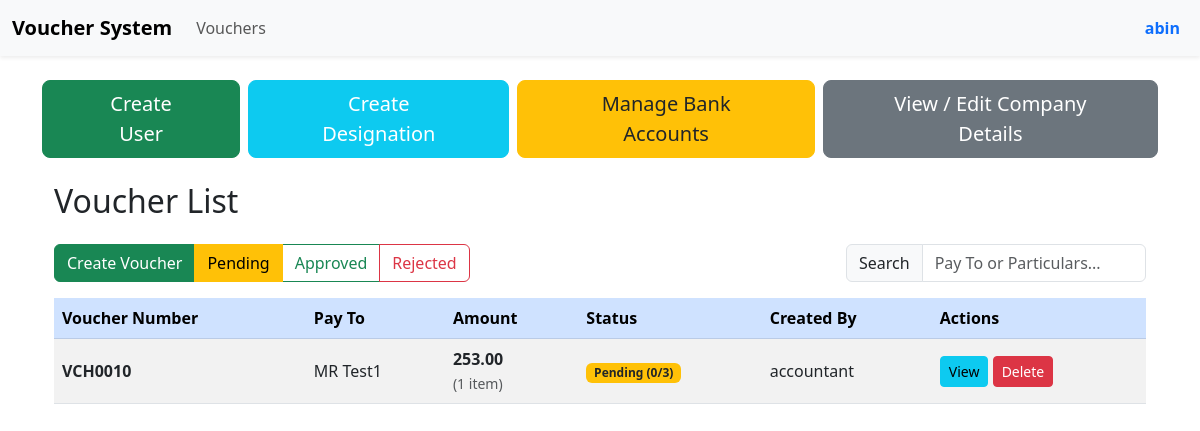
The app's page /vouchers/ (signed in), older data.
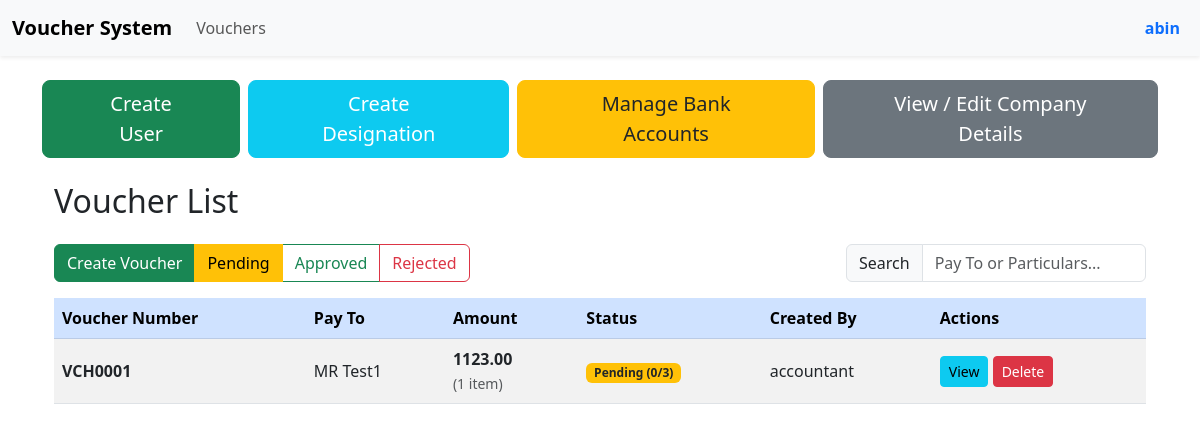
The same page, newer data.
### vouchers/models.py (models this page shows, shortened)
class Voucher(models.Model):
    PAYMENT_TYPES = (
        ('CASH', 'Cash'),
        ('CHEQUE', 'Cheque'),
        ('PETTY_CASH', 'Petty Cash'),
    )
    voucher_number = models.CharField(max_length=20, unique=True, blank=True)
    voucher_date = models.DateField()
    payment_type = models.CharField(max_length=20, choices=PAYMENT_TYPES)
    name_title = models.CharField(max_length=5, choices=[('MR', 'Mr.'), ('MRS', 'Mrs.'), ('MS', 'Ms.')])
    pay_to = models.CharField(max_length=200)
    attachment = models.FileField(upload_to='vouchers/attachments/', null=True, blank=True)
    cheque_number = models.CharField(
        max_length=20,
        blank=True,
        null=True,
        help_text="Required only for Cheque payments"
    )
    cheque_attachment = models.FileField(
        upload_to='vouchers/cheques/',
        null=True,
        blank=True,
        help_text="Required only for Cheque payments"
    )
    cheque_date = models.DateField(
        null=True,
        blank=True,
        help_text="Date on the cheque - required for Cheque payments"
    )
    account_details = models.ForeignKey(
        'AccountDetail',
        on_delete=models.SET_NULL,
        null=True,
        blank=True,
        help_text="Bank account for Cheque payments"
     )
    created_by = models.ForeignKey(User, on_delete=models.CASCADE, related_name='vouchers')
    created_at = models.DateTimeField(auto_now_add=True)
    status = models.CharField(
        max_length=10,
        choices=[('PENDING', 'Pending'), ('APPROVED', 'Approved'), ('REJECTED', 'Rejected')],
        default='PENDING'
    )
    required_approvers_snapshot = models.JSONField(
        default=list,
        blank=True,
        help_text="List of usernames required at voucher creation time"
    )
    def _get_current_required_approvers(self):
        levels = ApprovalLevel.objects.filter(is_active=True).select_related('designation').order_by('order')
        usernames = []
        for level in levels:
            users = UserProfile.objects.filter(
                designation=level.designation,
                user__groups__name='Admin Staff'
            ).values_list('user__username', flat=True).distinct()
            usernames.extend(users)
        return usernames
    @property
    def required_approvers(self):
        if self.status in ['APPROVED', 'REJECTED']:
            return self.required_approvers_snapshot or []
        else:
            return self._get_current_required_approvers()

class Particular(models.Model):
    voucher = models.ForeignKey(Voucher, on_delete=models.CASCADE, related_name='particulars')
    description = models.CharField(max_length=300)
    amount = models.DecimalField(max_digits=12, decimal_places=2)
    attachment = models.FileField(
        upload_to='vouchers/particulars/',
        help_text="Attach receipt/invoice for this item - REQUIRED"
    )

class ApprovalLevel(models.Model):
    designation = models.OneToOneField(Designation, on_delete=models.CASCADE)
    order = models.PositiveIntegerField(unique=True, help_text="Lower number = earlier in approval chain")
    is_active = models.BooleanField(default=True, help_text="Only active levels require approval")
    updated_by = models.ForeignKey(User, on_delete=models.CASCADE)
    updated_at = models.DateTimeField(auto_now=True)
    class Meta:
        ordering = ['order']
        verbose_name = "Approval Level"
        verbose_name_plural = "Approval Levels"

class Designation(models.Model):
    name = models.CharField(max_length=100, unique=True)
    created_by = models.ForeignKey(User, on_delete=models.SET_NULL, null=True, related_name='designations')
    created_at = models.DateTimeField(auto_now_add=True)

### vouchers/views.py (the view)
# urls.py: path('vouchers/', VoucherListView.as_view(), name='voucher_list'),
class VoucherListView(LoginRequiredMixin, ListView):
    model = Voucher
    template_name = 'vouchers/voucher_list.html'
    context_object_name = 'vouchers'
    paginate_by = 10
    def get_queryset(self):
        qs = super().get_queryset().select_related('created_by')
        qs = qs.prefetch_related('particulars', 'approvals', 'approvals__approver')
        return qs.annotate(
            approved_count=Count(Case(When(approvals__status='APPROVED', then=1)), output_field=IntegerField()),
            rejected_count=Count(Case(When(approvals__status='REJECTED', then=1)), output_field=IntegerField())
        )
    def get_context_data(self, **kwargs):
        context = super().get_context_data(**kwargs)
        user = self.request.user
        context['can_create_voucher'] = user.is_authenticated
        context['is_admin_staff'] = user.is_authenticated and (user.groups.filter(name='Admin Staff').exists() or user.is_superuser)
        context['designations'] = Designation.objects.all()
        for voucher in context['vouchers']:
            try:
                voucher.user_approval = voucher.approvals.get(approver=user)
            except VoucherApproval.DoesNotExist:
                voucher.user_approval = None
            required_snapshot = voucher.required_approvers_snapshot or []
            approved_usernames = set(
                voucher.approvals.filter(status='APPROVED')
                .values_list('approver__username', flat=True)
            )
            if voucher.status == 'PENDING':
                required = set(voucher.required_approvers)
                voucher.pending_approvers = [
                    {'name': name, 'has_approved': name in approved_usernames}
                    for name in required
                ]
            else:
                voucher.pending_approvers = [
                    {'name': name, 'has_approved': True}
                    for name in required_snapshot
                    if name in approved_usernames
                ]
            if voucher.status == 'PENDING':
                levels = ApprovalLevel.objects.filter(is_active=True) \
                    .select_related('designation').order_by('order')
                level_data = []
                for level in levels:
                    level_users = UserProfile.objects.filter(
                        designation=level.designation,
                        user__groups__name='Admin Staff'
                    ).values_list('user__username', flat=True)
                    all_approved = all(u in approved_usernames for u in level_users)
                    some_approved = any(u in approved_usernames for u in level_users)
                    level_data.append({
                        'designation': level.designation,
                        'all_approved': all_approved,
                        'some_approved': some_approved,
                        'is_next': False
                    })
                for lvl in level_data:
                    if not lvl['all_approved']:
                        lvl['is_next'] = True
                        break
                voucher.approval_levels = level_data
            else:
                level_data = [
                    {
                        'designation': {'name': name},
                        'all_approved': True,
                        'some_approved': True,
                        'is_next': False
                    }
                    for name in required_snapshot
                    if name in approved_usernames
                ]
                voucher.approval_levels = level_data
            can_approve = False
            waiting_for_username = None
            if voucher.status == 'PENDING':
                first_pending_level = None
                levels = ApprovalLevel.objects.filter(is_active=True).order_by('order')
                for lvl in levels:
                    level_users = UserProfile.objects.filter(
                        designation=lvl.designation,
                        user__groups__name='Admin Staff',
                        user__is_active=True
                    ).values_list('user__id', flat=True)
                    approved_in_level = voucher.approvals.filter(
                        status='APPROVED',
                        approver__id__in=level_users
                    ).count()
                    if approved_in_level < len(level_users):
                        first_pending_level = lvl
                        break
                if first_pending_level:
                    pending_users = UserProfile.objects.filter(
                        designation=first_pending_level.designation,
                        user__groups__name='Admin Staff',
                        user__is_active=True
                    ).exclude(
                        id__in=voucher.approvals.filter(status='APPROVED').values_list('approver__id', flat=True)
                    ).values_list('user__username', flat=True)
                    waiting_for_username = ", ".join(pending_users) if pending_users else "next level"
                else:
                    waiting_for_username = "Approved"
            else:
                waiting_for_username = "Approved"  # ← FIXED: N/A → Approved
            if voucher.status == 'PENDING' and (user.groups.filter(name='Admin Staff').exists() or user.is_superuser):
                current_level = None
                for lvl in levels:
                    users_in_level = UserProfile.objects.filter(
                        designation=lvl.designation,
                        user__groups__name='Admin Staff',
                        user__is_active=True
                    ).values_list('user__username', flat=True)
                    if user.username in users_in_level:
                        current_level = lvl
                        break
                if current_level and first_pending_level == current_level:
                    can_approve = True
            voucher.can_approve = can_approve
            voucher.waiting_for_username = waiting_for_username
        return context

### vouchers/templatetags/voucher_extras.py (called while the page is built)
@register.filter
def first_rejected(approvals):
    return approvals.filter(status='REJECTED').first()

### vouchers/templatetags/voucher_tags.py (called while the page is built)
@register.filter
def sum_particulars(queryset):
    from decimal import Decimal
    total = sum(p.amount for p in queryset if p.amount)
    return total or Decimal('0.00')

@register.filter
def sub(a, b):
    return a - b

### vouchers/templates/vouchers/voucher_list.html (shortened to what the changed rows need)
{% extends 'base.html' %}
{% load static %}
{% load voucher_tags %}
{% load voucher_extras %}
{% block content %}
<div class="container mt-4">
    <h2 class="mb-4">Voucher List</h2>
    <div class="table-responsive">
        <table class="table table-striped table-hover align-middle" id="voucherTable">
            <thead class="table-primary">
                <tr>
                    <th>Voucher Number</th>
                    <th>Pay To</th>
                    <th>Amount</th>
                    <th>Status</th>
                    <th>Created By</th>
                    <th>Actions</th>
                </tr>
            </thead>
            <tbody id="voucher-tbody">
                {% for voucher in vouchers %}
                <tr class="voucher-row"
                    data-voucher-id="{{ voucher.id }}"
                    data-status="{{ voucher.status }}"
                    data-pay-to="{{ voucher.pay_to|lower }}"
                    data-particulars="{% for p in voucher.particulars.all %}{{ p.description|lower }}{% if not forloop.last %} {% endif %}{% endfor %}">
                    <td><strong>{{ voucher.voucher_number }}</strong></td>
                    <td>{{ voucher.name_title }} {{ voucher.pay_to }}</td>
                    <td>
                        {% if voucher.particulars.exists %}
                            <strong>{{ voucher.particulars.all|sum_particulars|floatformat:2 }}</strong><br>
                            <small class="text-muted">
                                ({{ voucher.particulars.all|length }} item{{ voucher.particulars.all|length|pluralize }})
                            </small>
                        {% else %}
                            <em class="text-muted">No particulars</em>
                        {% endif %}
                    </td>
                    <td class="status-cell">
                        <a href="#" class="status-link"
                           data-bs-toggle="modal"
                           data-bs-target="#approvalModal{{ voucher.id }}">
                            {% if voucher.status == 'PENDING' %}
                                <span class="badge bg-warning text-dark">
                                    Pending ({{ voucher.approved_count|default:0 }}/{{ voucher.required_approvers|length }})
                                </span>
                            {% elif voucher.status == 'APPROVED' %}
                                <span class="badge bg-success">Approved</span>
                            {% elif voucher.status == 'REJECTED' %}
                                <span class="badge bg-danger">Rejected</span>
                            {% else %}
                                <span class="badge bg-secondary">Unknown</span>
                            {% endif %}
                        </a>
                    </td>
                    <td>{{ voucher.created_by.username }}</td>
                    <td class="action-cell">
                        <a href="{% url 'voucher_detail' voucher.id %}"
                           class="btn btn-info btn-sm">View</a>
                        {% if user.is_superuser %}
                        <button class="btn btn-danger btn-sm delete-voucher-btn"
                                data-id="{{ voucher.id }}"
                                data-number="{{ voucher.voucher_number }}">
                            Delete
                        </button>
                        {% endif %}
                    </td>
                </tr>
                {% endfor %}
            </tbody>
        </table>
    </div>
</div>
{% endblock %}

Row changes from the older to the newer data that the page shows:
removed Voucher: voucher_number "VCH0010", name_title "MR", pay_to "Test1", particulars.all|sum_particulars "253.00", particulars.all|length "1", approved_count "0", required_approvers|length "3", created_by.username "accountant"
added Voucher: voucher_number "VCH0001", name_title "MR", pay_to "Test1", particulars.all|sum_particulars "1123.00", particulars.all|length "1", approved_count "0", required_approvers|length "3", created_by.username "accountant"
